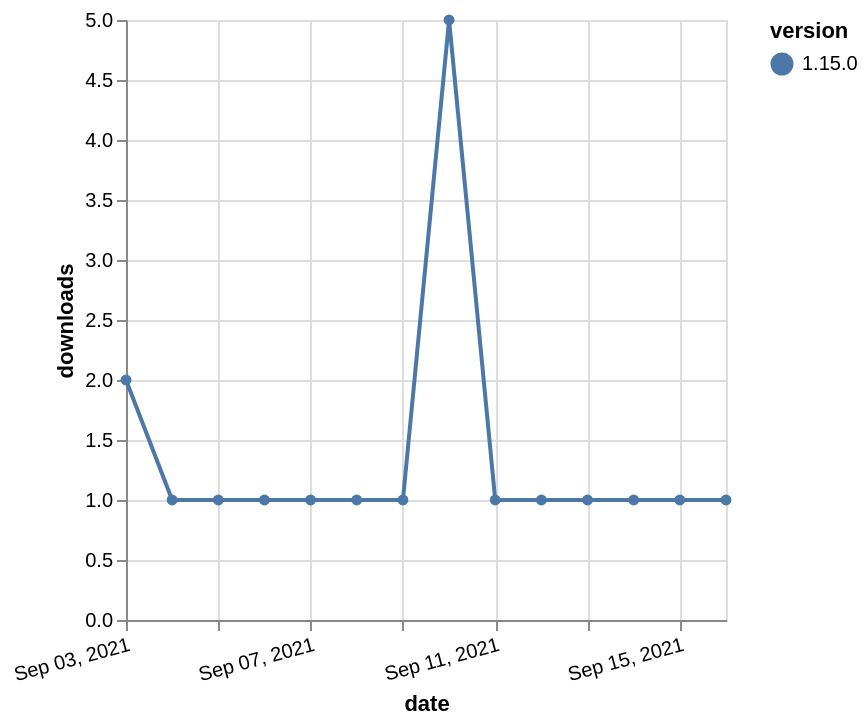

Describe this chart as a Vega-Lite specification.
### Vega-Lite specification from a JSON file in a GitHub repository (floating-point values rounded to 4 significant figures)
{"$schema": "https://vega.github.io/schema/vega-lite/v5.json", "description": "A simple bar chart with embedded data.", "data": {"values": [{"date": "2021-09-03", "total": 492, "delta": 2, "version": "1.15.0"}, {"date": "2021-09-04", "total": 493, "delta": 1, "version": "1.15.0"}, {"date": "2021-09-05", "total": 494, "delta": 1, "version": "1.15.0"}, {"date": "2021-09-06", "total": 495, "delta": 1, "version": "1.15.0"}, {"date": "2021-09-07", "total": 496, "delta": 1, "version": "1.15.0"}, {"date": "2021-09-08", "total": 497, "delta": 1, "version": "1.15.0"}, {"date": "2021-09-09", "total": 498, "delta": 1, "version": "1.15.0"}, {"date": "2021-09-10", "total": 503, "delta": 5, "version": "1.15.0"}, {"date": "2021-09-11", "total": 504, "delta": 1, "version": "1.15.0"}, {"date": "2021-09-12", "total": 505, "delta": 1, "version": "1.15.0"}, {"date": "2021-09-13", "total": 506, "delta": 1, "version": "1.15.0"}, {"date": "2021-09-14", "total": 507, "delta": 1, "version": "1.15.0"}, {"date": "2021-09-15", "total": 508, "delta": 1, "version": "1.15.0"}, {"date": "2021-09-16", "total": 509, "delta": 1, "version": "1.15.0"}]}, "width": "container", "mark": {"type": "line", "point": {"filled": true}}, "encoding": {"x": {"field": "date", "type": "temporal", "timeUnit": "yearmonthdate", "title": "date", "axis": {"labelAngle": -15}}, "y": {"field": "delta", "type": "quantitative", "title": "downloads"}, "color": {"field": "version", "type": "nominal"}, "tooltip": {"field": "delta"}}}
